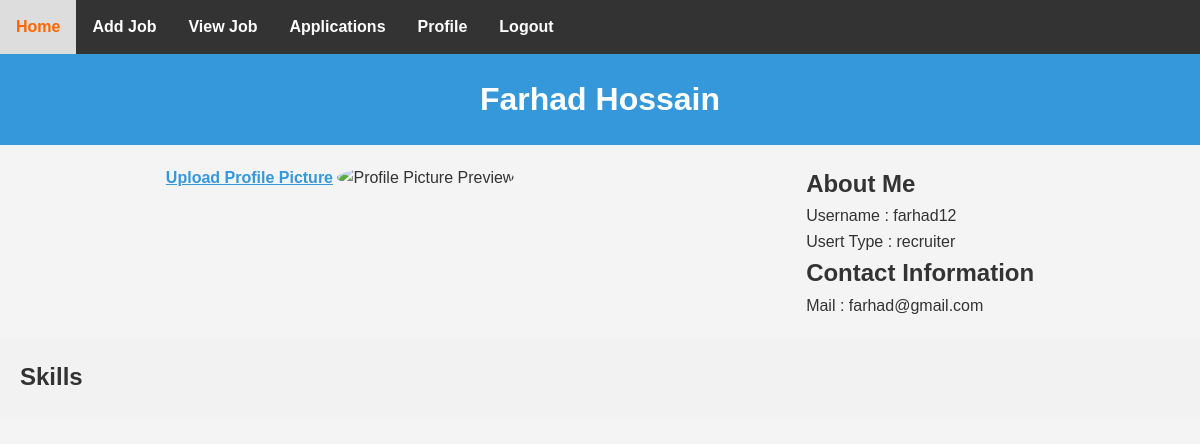
Page /userProfilePage/ (signed in) on the committed database.
### myApp/models.py (models this page shows, shortened)
class Custom_User(AbstractUser):
    USER=[
        ('recruiter','Recruiter'),('jobseeker','JobSeeker')
    ]
    display_name=models.CharField(max_length=100)
    email=models.EmailField(unique=True)
    password=models.CharField(max_length=100)
    confirm_password=models.CharField(max_length=100)
    user_type=models.CharField(choices=USER,max_length=120)

### myProject/views.py (the view, shortened to what this page needs)
# urls.py: path('userProfilePage/',userProfilePage,name='userProfilePage'),
def userProfilePage(request):
    current_user = request.user
    if current_user.user_type == 'recruiter':
        jobs_created = Job_Model.objects.filter(created_by=current_user)
        context = {
            'user': current_user,
            'jobs_created': jobs_created,
        }
    else:
        context = {}
    return render(request, 'JobSeeker/profile.html', context)

### Template/JobSeeker/profile.html (shortened to what this page needs)
{% extends 'JobSeeker/dashboard.html' %}
{% block content %}
<!DOCTYPE html>
<html lang="en">
<head>
</head>
<body>
  <header>
    <h1>{{user.display_name}}</h1>
  </header>
  <section class="profile-info">
    <div class="profile-picture">
      <label for="profile-image">Upload Profile Picture</label>
      <img id="preview" alt="Profile Picture Preview">
    </div>
    <div class="personal-info">
      <h2>About Me</h2>
      <p>Username : {{user.username}}</p>
      <p>Usert Type : {{user.user_type}}</p>
      <h2>Contact Information</h2>
      <p>Mail : {{user.email}}</p>
    </div>
  </section>
  <section class="skills">
    <h2>Skills</h2>
  </section>
</body>
</html>
{% endblock content %}

### Template/JobSeeker/dashboard.html (style rules this page uses)
body { font-family: Arial, sans-serif; margin: 0; padding: 0; }
* { margin: 0; padding: 0; box-sizing: border-box; }
body { font-family: Arial, sans-serif; background-color: #f4f4f4; line-height: 1.6; color: #333; }
header { background-color: #46812a; color: #fff; text-align: center; padding: 1rem 0; }
label { font-weight: bold; }

### Template/JobSeeker/profile.html (style rules this page uses)
body { font-family: Arial, sans-serif; margin: 0; padding: 0; box-sizing: border-box; }
header { background-color: #3498db; color: #fff; text-align: center; padding: 20px; }
.profile-info { display: flex; justify-content: space-around; padding: 20px; }
.profile-picture img { border-radius: 50%; width: 150px; height: 150px; object-fit: cover; }
.profile-picture label { cursor: pointer; color: #3498db; text-decoration: underline; }
.personal-info { max-width: 500px; }
.skills { background-color: #f2f2f2; padding: 20px; }

### rows in the picture
Custom_User: display_name "Farhad Hossain", username "farhad12", user_type "recruiter", email "farhad@gmail.com"
